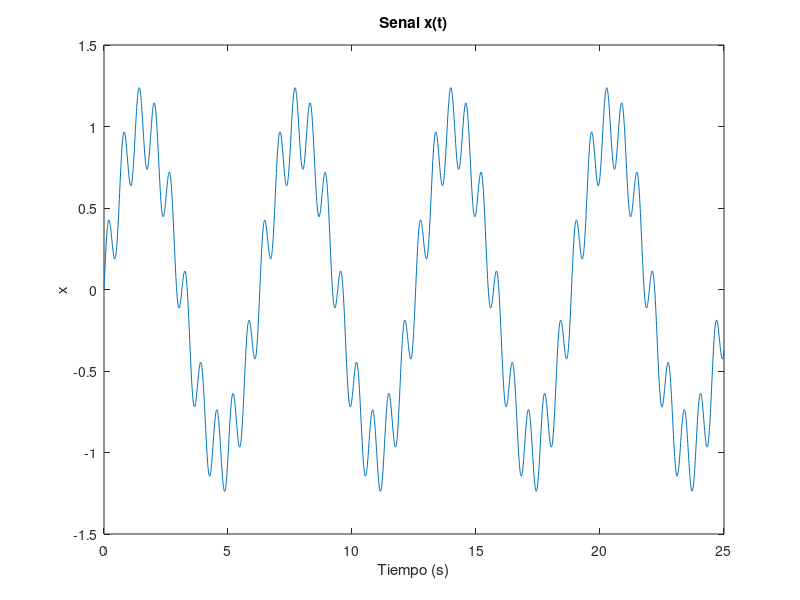

Write MATLAB code to recreate this figure. (Note: this script raises an error after producing the figure.)
Fs = 100;
T  = 1/Fs;
t = 0:T:25;
x = sin(t) + 0.25*sin(10*t);

figure(1);
plot(t, x);
xlabel('Tiempo (s)');
ylabel('x');
title('Senal x(t)');

L = length(t);
X = fft(x);
P = abs(X/L);
P = P(1:round(L/2)+1);
P(2:end-1) = 2*P(2:end-1);
f = Fs*(0:round(L/2))/L;

[pks, locs] = findpeaks(P, 'Sortstr', 'descend');
f1 = f(locs(1));
f2 = f(locs(2));

figure(2);
plot(f, P);
hold on
plot(f1, pks(1));
plot(f2, pks(2));
hold off
xlabel('Frecuencia (Hz)');
ylabel('P');
title('Espectro de potencia');

Fc = 0.5*(f1 + f2);
Bt = 1.0*Fc;
Rs = 50;
Rp = 1;
Wp = 2*(Fc - 0.8*Bt)/Fs;
Ws = 2*(Fc + 0.0*Bt)/Fs;
Gp = 10^(-Rp/20);
Gs = 10^(-Rs/20);
[n1b, wn1] = buttord(Wp, Ws, Rp, Rs);
[B1, A1] = butter(n1b, wn1, 'Low');
[z, p, k] = butter(n1b, wn1, 'Low');
[hf1, ff1] = freqz(B1, A1, 2048, Fs);
sos = zp2sos(z, p, k);
y = filtfilt(B1, A1, x);

figure(3);
plot(t, y);
xlabel('Tiempo (s)');
ylabel('y');
title('Senal filtrada con pasa bajo');

figure(4);
plot(ff1, abs(hf1));
hold on
plot([0 Wp*Fs/2 Wp*Fs/2], [Gp Gp Gs]);
plot([Ws*Fs/2 Ws*Fs/2 5], [Gp Gs Gs]);
hold off
xlabel('Frecuencia (Hz)');
ylabel('|H|');
title('Funcion de transferencia');

figure(5)
freqz(sos, 1024, Fs);

Fc = 0.5*(f1 + f2);
Bt = 1.0*Fc;
Rs = 30;
Rp = 2;
Wp = 2*(Fc + 0.6*Bt)/Fs;
Ws = 2*(Fc + 0.0*Bt)/Fs;
Gp = 10^(-Rp/20);
Gs = 10^(-Rs/20);
[n1b, wn1] = buttord(Wp, Ws, Rp, Rs);
[B1, A1] = butter(n1b, wn1, 'high');
[z, p, k] = butter(n1b, wn1, 'high');
[hf1, ff1] = freqz(B1, A1, 2048, Fs);
sos = zp2sos(z, p, k);
y = filtfilt(B1, A1, x);

figure(6);
plot(t, y);
xlabel('Tiempo (s)');
ylabel('y');
title('Senal filtrada con pasa alto');

figure(7);
plot(ff1, abs(hf1));
hold on
plot([0 Wp*Fs/2 Wp*Fs/2], [Gp Gp Gs]);
plot([Ws*Fs/2 Ws*Fs/2 5], [Gp Gs Gs]);
hold off
xlabel('Frecuencia (Hz)');
ylabel('|H|');
title('Funcion de transferencia');

figure(8)
freqz(sos, 1024, Fs);
